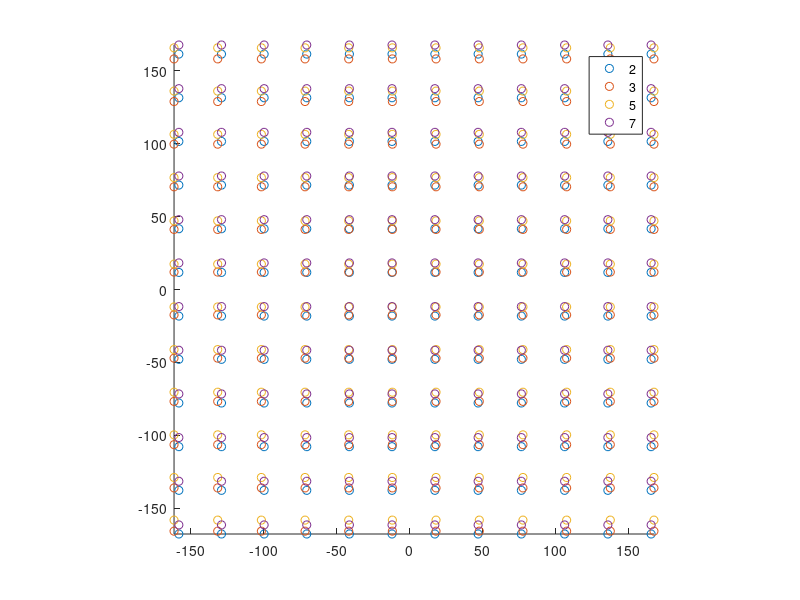
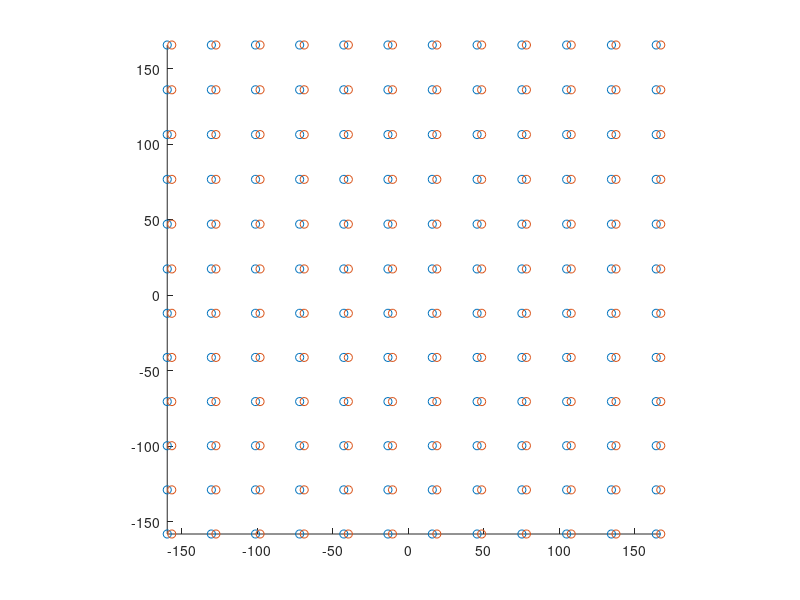

The MATLAB script that drew these images, in order:
% test_plotDMConfigs.m
%
% plot in a scatter graph the different DM registrations
%
% Jorge Llop - Aug 24, 2018

% close all;
clear all;

load('DMAlign_PosActuators_Jul27')
load('DMAlign_RadCenter_Jul27')

apRad = 142;
N = 1024;
scaleR = 0.95; % Correction to the radius

R = R*scaleR;
x = (pos_x-x_c)/R;
y = (pos_y-y_c)/R;

posDM_x0 = x*apRad;
posDM_y0 = y*apRad;

for II=1:12-1
    diff_x(II) = abs(posDM_x0(II+1)-posDM_x0(II));
    diff_y(II) = abs(posDM_y0(II+1)-posDM_y0(II));
end
ac_spac = mean([mean(diff_x),mean(diff_y)]);

% [x,y]=meshgrid(posDM_x0,posDM_y0);
% scatter(x(:),y(:))
% hold on
figure(1)
[x,y]=meshgrid(sort(posDM_y0,'descend'),sort(posDM_x0,'descend'));
scatter(x(:),y(:))
hold on
[x,y]=meshgrid(sort(-posDM_x0,'descend'),sort(-posDM_y0,'descend'));
scatter(x(:),y(:))
[x,y]=meshgrid(sort(-posDM_x0,'descend'),sort(posDM_y0,'descend'));
scatter(x(:),y(:))
[x,y]=meshgrid(sort(posDM_y0,'descend'),sort(-posDM_x0,'descend'));
scatter(x(:),y(:))
hold off
legend('2','3','5','7')
axis image

figure(6)
[x,y]=meshgrid(sort(posDM_y0-1.5,'descend'),sort(posDM_y0,'descend'));
scatter(x(:),y(:))
hold on
% [x,y]=meshgrid(sort(posDM_y0+2,'descend'),sort(posDM_y0,'descend'));
% scatter(x(:),y(:))
% [x,y]=meshgrid(sort(posDM_y0+3,'descend'),sort(posDM_y0,'descend'));
% scatter(x(:),y(:))
[x,y]=meshgrid(sort(posDM_y0+1.5,'descend'),sort(posDM_y0,'descend'));
scatter(x(:),y(:))
% [x,y]=meshgrid(sort(-posDM_x0-1.5,'descend'),sort(-posDM_x0,'descend'));
% scatter(x(:),y(:))
% [x,y]=meshgrid(sort(-posDM_x0+1.5,'descend'),sort(-posDM_x0,'descend'));
% scatter(x(:),y(:))
% [x,y]=meshgrid(sort(posDM_y0,'descend'),sort(-posDM_x0,'descend'));
% scatter(x(:),y(:))
hold off
% legend('2','3','5','7')
axis image

% if posII ==1
%     posDM_x = sort(posDM_x0,'descend')+N/2;
%     posDM_y = sort(posDM_y0,'descend')+N/2;
% elseif posII ==2
% %     posDM_x = sort(posDM_x0,'ascend')+N/2;
% %     posDM_y = sort(posDM_y0,'ascend')+N/2;
%     posDM_x = sort(posDM_y0,'descend')+N/2;
%     posDM_y = sort(posDM_x0,'descend')+N/2;
% elseif posII ==3
%     posDM_x = sort(-posDM_x0,'descend')+N/2;
%     posDM_y = sort(-posDM_y0,'descend')+N/2;
% elseif posII ==4
% %     posDM_x = sort(-posDM_x0,'ascend')+N/2;
% %     posDM_y = sort(-posDM_y0,'ascend')+N/2;
%     posDM_x = sort(-posDM_y0,'descend')+N/2;
%     posDM_y = sort(-posDM_x0,'descend')+N/2;
% elseif posII ==5
%     posDM_x = sort(-posDM_x0,'descend')+N/2;
%     posDM_y = sort(posDM_y0,'descend')+N/2;
% elseif posII ==6
%     posDM_x = sort(posDM_x0,'descend')+N/2;
%     posDM_y = sort(-posDM_y0,'descend')+N/2;
% elseif posII ==7
%     posDM_x = sort(posDM_y0,'descend')+N/2;
%     posDM_y = sort(-posDM_x0,'descend')+N/2;
% elseif posII ==8
%     posDM_x = sort(-posDM_y0,'descend')+N/2;
%     posDM_y = sort(posDM_x0,'descend')+N/2;
% 
% end
